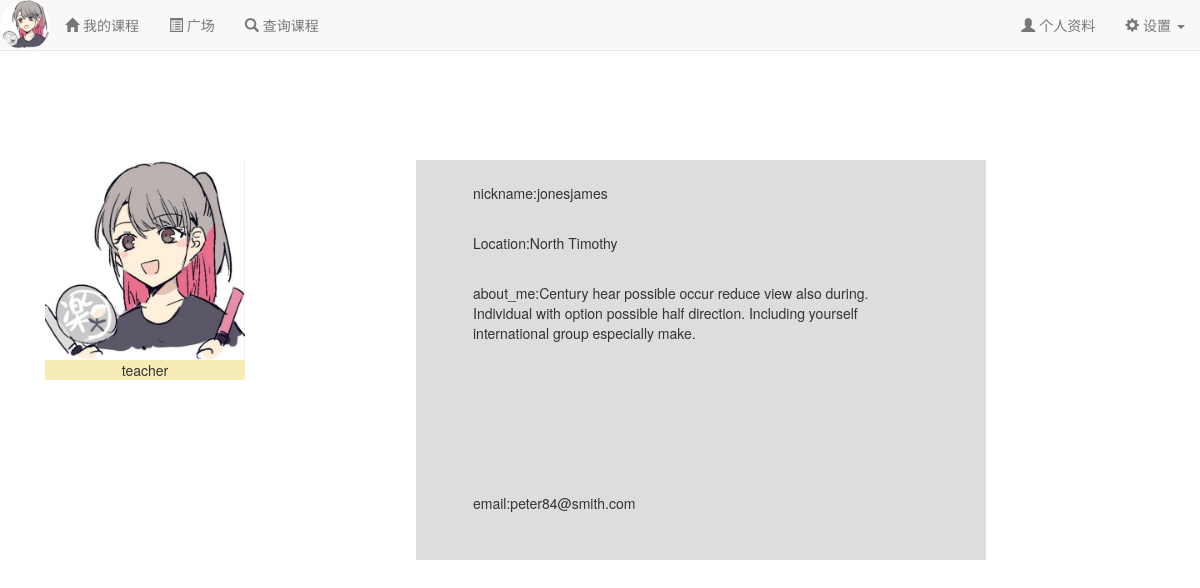
Page /user/peter84@smith.com (signed in) on the committed database.
### app/models.py (models this page shows, shortened)
class User(UserMixin, db.Model):
    __tablename__ = 'users'
    id = db.Column(db.Integer, primary_key=True, autoincrement=True)
    name = db.Column(db.String(64)) #真实姓名(不同于用户名)
    location = db.Column(db.String(64)) #位置
    about_me = db.Column(db.Text()) #个人介绍
    member_since = db.Column(db.DateTime(), default=localtime)    #注册时间
    last_seen = db.Column(db.DateTime(), default=localtime)   #最后一次访问的时间
    email = db.Column(db.String(64), unique=True, index=True)   #电子邮箱
    nickname = db.Column(db.String(64))    #昵称
    role_id = db.Column(db.Integer, db.ForeignKey('roles.id'))  #角色id
    password_hash = db.Column(db.String(128))   #密码hash
    confirmed = db.Column(db.Boolean, default=False)    #是否已经确认账户
    headicon_url = db.Column(db.String(64)) #头像图标的url
    student = db.relationship('Student', backref='user', uselist=False) #通过Student的user字段拿到用户信息
    teacher = db.relationship('Teacher', backref='user', uselist=False) #通过Teacher的user字段拿到用户信息
    posts = db.relationship('Post', backref='author', lazy='dynamic') #该用户发布的动态
    followed = db.relationship('Follow',
                               foreign_keys=[Follow.follower_id],
                               backref=db.backref('follower', lazy='joined'),
                               lazy='dynamic',
                               cascade='all, delete-orphan')
    followers = db.relationship('Follow',
                               foreign_keys=[Follow.followed_id],
                               backref=db.backref('followed', lazy='joined'),
                               lazy='dynamic',
                               cascade='all, delete-orphan')
    comments = db.relationship('Comment', backref='author', lazy='dynamic') #该用户发表的评论
    like_posts = db.relationship('PostLike',
                                  foreign_keys=[PostLike.user_id],
                                  backref=db.backref('user', lazy='joined'),
                                  lazy='dynamic',
                                  cascade='all, delete-orphan')
    @property
    def password(self):
        raise AttributeError('Password is not a readable attribute!')
    @login_manager.user_loader
    def load_user(user_id):
        return User.query.get(int(user_id))
    def ping(self):
        self.last_seen = localtime()
        db.session.add(self)
        db.session.commit()

### app/main/views.py (the view)
@main.route('/user/<email>')
def user(email):
    user = User.query.filter_by(email=email).first_or_404()
    page = request.args.get('page', 1, type=int)
    pagination = Post.query.filter_by(author_id=user.id).order_by(Post.timestamp.desc()).paginate(
        page, per_page=current_app.config['FLASKY_COURSE_PER_PAGE'],
        error_out=False
    )
    posts = [item for item in pagination.items]
    return render_template('user.html', user=user, posts=posts, pagination=pagination)

### app/auth/views.py (called while the page is built)
@auth.before_app_request
def before_request():
    if current_user.is_authenticated:
        current_user.ping()
        if not current_user.confirmed \
                and request.endpoint \
                and request.blueprint != 'auth' \
                and request.endpoint != 'static':
            return redirect(url_for('auth.unconfirmed'))

### app/main/__init__.py (called while the page is built)
@main.app_context_processor
def inject_permissions():
    return dict(Permission=Permission)

### app/utils.py (called while the page is built)
def localtime():
    time_str = datetime.datetime.now().strftime('%Y-%m-%d %H:%M:%S')
    return datetime.datetime.strptime(time_str,"%Y-%m-%d %H:%M:%S")

### app/templates/user.html (shortened to what this page needs)
{% extends "base.html" %}
{% import "/_macros.html" as macros %}
{% block page_content %}
<div class="container" style="height:100%;padding-top:50px; margin-top:110px; background-color:white">
    <div style="margin-left:0%;background-color:#f7ecb5;height:100%;width:200px;float:left;">
        <img src="{{ url_for('static', filename='headicon/'+user.headicon_url) }}" style="width:200px">
        <p align="center" style="height:10px;">
            {% if user.role.name == 'Teacher' %}
            teacher
            {% else %}
            student
            {% endif %}
        </p>
    </div>
    <div style="margin-left:15%;padding-left:5%;padding-right:5%;padding-top:2%;background-color:#dddddd;height:400px;width:50%;float:left;display:table-cell;margin-top:0px;">
        <p>nickname:{{ user.nickname }}</p>
        <P style="margin-top:30px;">Location:{{ user.location }}</P>
        <P style="margin-top:30px;">
            about_me:{{ user.about_me }}
        </P>
        <p style="margin-top:150px;">email:{{ user.email }}</p>
    </div>
</div>
{% endblock %}

### app/templates/base.html (shortened to what this page needs)
{% extends "bootstrap/base.html" %}
{% block head %}
{{ super() }}
{% endblock %}
{% block navbar %}
<nav class="navbar navbar-default navbar-fixed-top" >
    <div class="container-fluid">
        <div class="navbar-header">
            <div class="navbar-brand" style="padding:1%">
                <a href="{{ url_for('main.user', email=current_user.email) }}">
                    <img src="{{ url_for('static', filename='headicon/'+current_user.headicon_url) }}" class="img-circle" style="height:100%;" />
                </a>
            </div>
        </div>
        <div class="collapse navbar-collapse" id="navbar-collapse">
            <ul class="nav navbar-nav">
                <li><a href="{{ url_for('course.index') }}"><span class="glyphicon glyphicon-home"></span>&nbsp;{% if current_user.role.name == 'Student' %}我的课程{% else %}我开的课{% endif %}</a></li>
                <li><a href="{{ url_for('forum.index') }}"><span class="glyphicon glyphicon-list-alt"></span>&nbsp;广场</a></li>
                <li><a href="{{ url_for('course.query_course') }}"><span class="glyphicon glyphicon-search"></span>&nbsp;查询课程</a></li>
            </ul>
            <ul class="nav navbar-nav navbar-right ">
                <li>
                    <a href="{{ url_for('main.user', email=current_user.email) }}">
                        <span class="glyphicon glyphicon-user"></span>
                        个人资料
                    </a>
                </li>
                <li class="dropdown">
                    <a class="dropdown-toggle" data-toggle="dropdown" href="#">
                        <span class="glyphicon glyphicon-cog"></span>&nbsp;设置
                        <b class="caret"></b>
                    </a>
                </li>
            </ul>
        </div>
    </div>
</nav>
{% endblock %}
{% block content %}
<div class="container">
    {% block page_content %}{% endblock %}
</div>
{% endblock %}

### rows in the picture
User: headicon_url (placeholder picture)
User: headicon_url (placeholder picture), nickname "jonesjames", location "North Timothy", about_me "Century hear possible occur reduce view also during. Individual with option possible half direction. Including yourself international group especially make.", email "peter84@smith.com"
